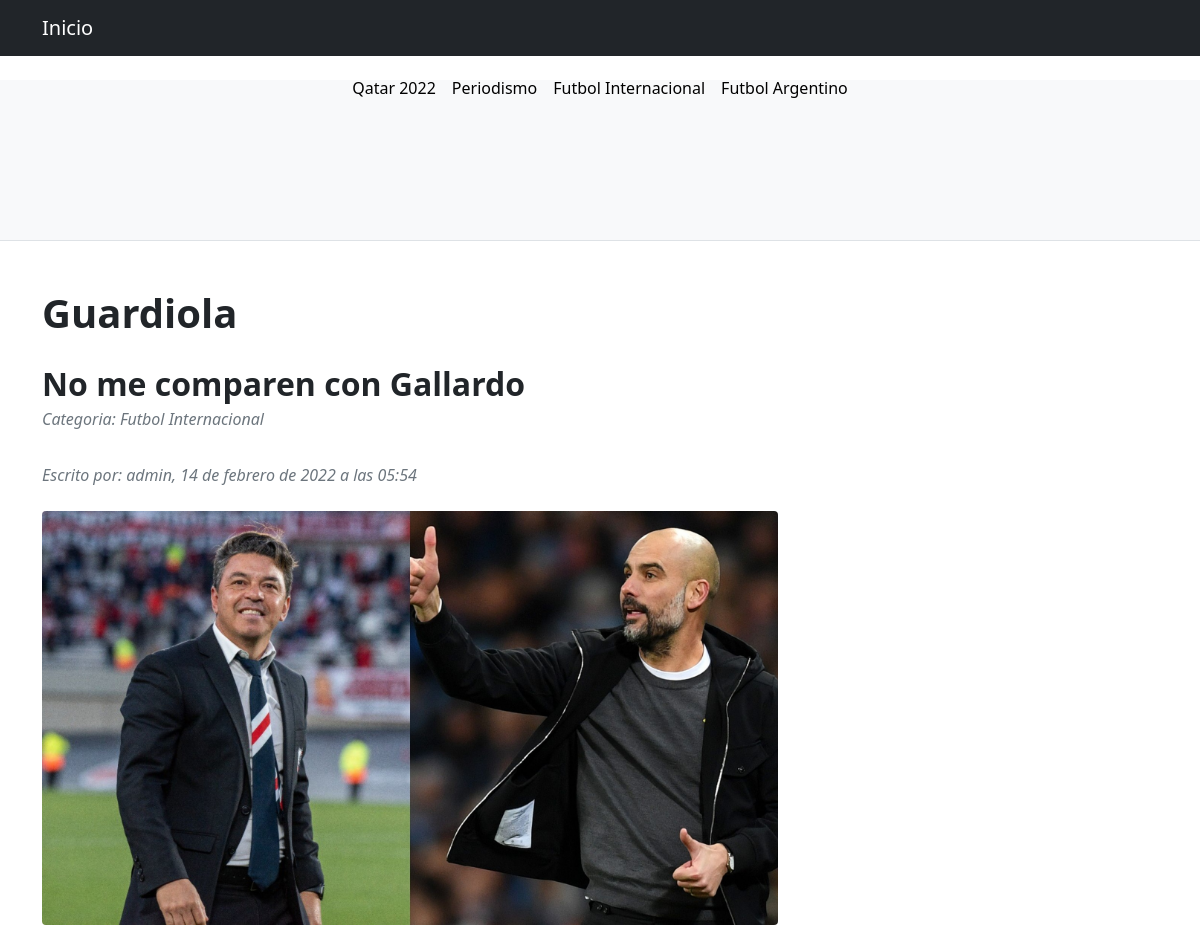
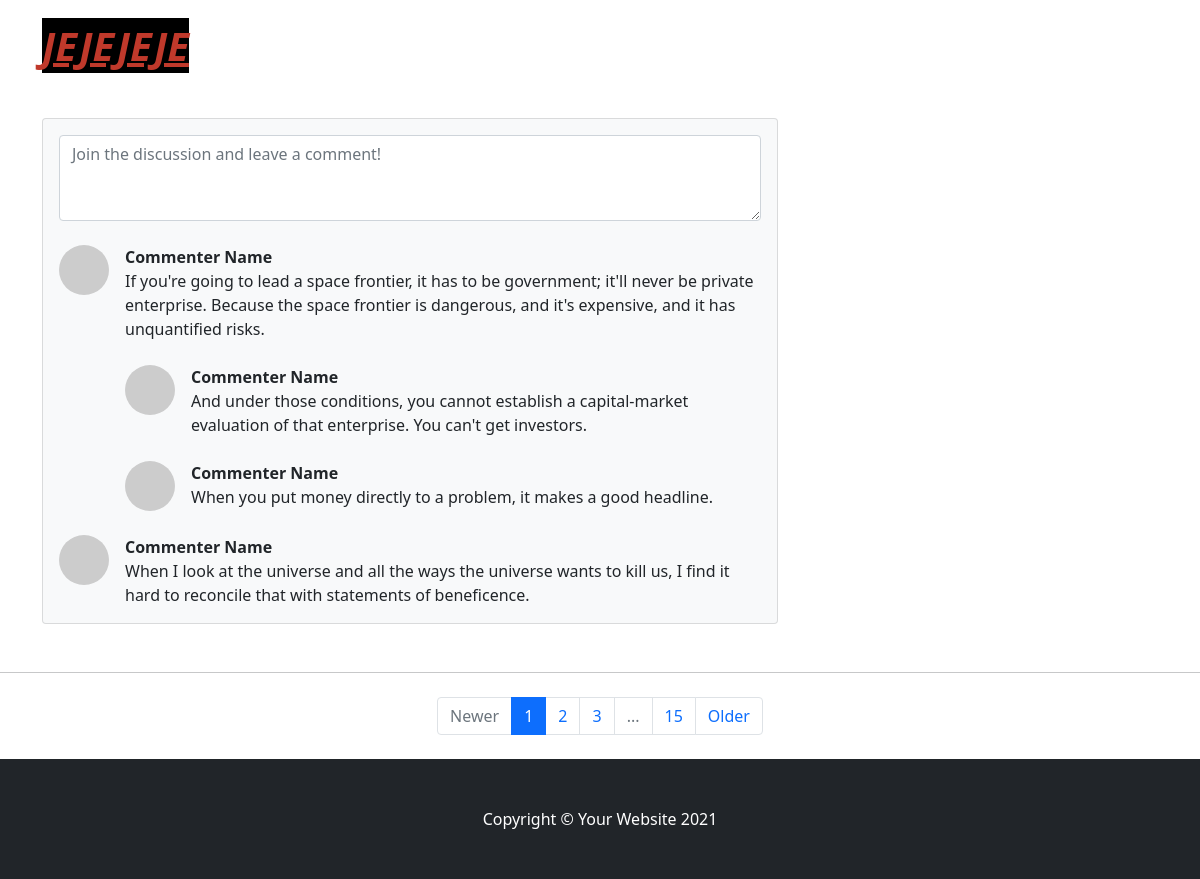
/postApp/verPost/4/, run on the app's committed database (2 pictures, top to bottom).
### postApp/models.py (models this page shows, shortened)
class Post(models.Model):
    titulo = models.CharField('titulo', max_length=50, null=False, blank=False)
    subtitulo = models.CharField(
        'subtitulo', max_length=100, null=False, blank=False)
    contenido = RichTextField('contenido', null=False, blank=False)
    imagen = models.ImageField(
        upload_to='imagenes_post', null=True, blank=True)
    categoria = models.ForeignKey(Categoria,  on_delete=models.DO_NOTHING)
    autor = models.ForeignKey(User, on_delete=models.CASCADE)
    fecha_publicacion = models.DateTimeField(auto_now_add=True)
    fecha_edicion = models.DateTimeField(auto_now=True)

class Categoria(models.Model):
    nombre = models.CharField(
        'categoria', max_length=100, null=False, blank=False)
    def __str__(self):
        return self.nombre

### postApp/views.py (the view)
# urls.py: path('verPost/<pk>/', views.VerPost.as_view(), name='verPost'),
class VerPost(DetailView):
    model = Post
    template_name= "postApp/ver_post.html"

### templates/postApp/ver_post.html
{% extends 'index.html' %}
    {% block blockPosts %}
        <div class="container mt-5">
            <div class="row">
                <div class="col-lg-8">
                    <article>
                        <header class="mb-4">
                            <h1 class="fw-bolder mb-1">{{object.titulo}}</h1>
                            <br>
                            <h2 class="fw-bolder mb-1">{{object.subtitulo}}</h2>
                            <div class="text-muted fst-italic mb-2">Categoria: {{object.categoria}}</div>
                            <br>
                            <div class="text-muted fst-italic mb-2">Escrito por: {{object.autor}}, {{object.fecha_publicacion}}</div>
                        </header>
                        <figure class="mb-4"><img class="img-fluid rounded" src="{{object.imagen.url}}" alt="..." /></figure>
                        <section class="mb-5">
                            <p>
                                {{object.contenido|safe}}
                            </p>
                        </section>
                    </article>
                    <section class="mb-5">
                        <div class="card bg-light">
                            <div class="card-body">
                                <form class="mb-4"><textarea class="form-control" rows="3" placeholder="Join the discussion and leave a comment!"></textarea></form>
                                <div class="d-flex mb-4">
                                    <div class="flex-shrink-0"><img class="rounded-circle" src="https://dummyimage.com/50x50/ced4da/6c757d.jpg" alt="..." /></div>
                                    <div class="ms-3">
                                        <div class="fw-bold">Commenter Name</div>
                                        If you're going to lead a space frontier, it has to be government; it'll never be private enterprise. Because the space frontier is dangerous, and it's expensive, and it has unquantified risks.
                                        <div class="d-flex mt-4">
                                            <div class="flex-shrink-0"><img class="rounded-circle" src="https://dummyimage.com/50x50/ced4da/6c757d.jpg" alt="..." /></div>
                                            <div class="ms-3">
                                                <div class="fw-bold">Commenter Name</div>
                                                And under those conditions, you cannot establish a capital-market evaluation of that enterprise. You can't get investors.
                                            </div>
                                        </div>
                                        <div class="d-flex mt-4">
                                            <div class="flex-shrink-0"><img class="rounded-circle" src="https://dummyimage.com/50x50/ced4da/6c757d.jpg" alt="..." /></div>
                                            <div class="ms-3">
                                                <div class="fw-bold">Commenter Name</div>
                                                When you put money directly to a problem, it makes a good headline.
                                            </div>
                                        </div>
                                    </div>
                                </div>
                                <div class="d-flex">
                                    <div class="flex-shrink-0"><img class="rounded-circle" src="https://dummyimage.com/50x50/ced4da/6c757d.jpg" alt="..." /></div>
                                    <div class="ms-3">
                                        <div class="fw-bold">Commenter Name</div>
                                        When I look at the universe and all the ways the universe wants to kill us, I find it hard to reconcile that with statements of beneficence.
                                    </div>
                                </div>
                            </div>
                        </div>
                    </section>
                </div>
            </div>
        </div>
    {% endblock blockPosts %}

### data on the page
Post: titulo "Guardiola", subtitulo "No me comparen con Gallardo", categoria "Futbol Internacional", autor "admin", fecha_publicacion "14 de febrero de 2022 a las 05:54", imagen (picture), contenido "JEJEJEJE"
